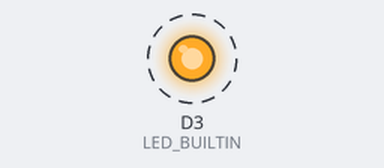
Simulated run of this sketch. Board: nRF52 board. Shown: output pins drawn as LEDs (lit = HIGH). Dashed ring = blinking. What the sketch prints to the serial monitor is not drawn.

Above: at 0.5 s.
Timing chart, 0 to 4.6 s (numbered marks = the images above):
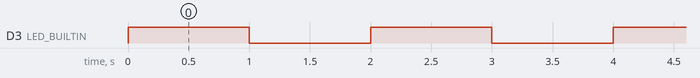

The sketch:

sensor_blink.ino
```cpp
#if defined(USE_TINYUSB)
// https://github.com/adafruit/Adafruit_TinyUSB_Arduino
#include <Adafruit_TinyUSB.h> // for Serial
#endif

void setup() {
  pinMode(LED_BUILTIN, OUTPUT);
  Serial.begin(115200);
  Serial.println("Blink builtin LED on sensor board.");
}

void loop() {
  Serial.println("LED on");
  digitalWrite(LED_BUILTIN, HIGH);   // turn the LED on (HIGH is the voltage level)
  delay(1000);                       // wait for a second
  Serial.println("LED off");
  digitalWrite(LED_BUILTIN, LOW);    // turn the LED off by making the voltage LOW
  delay(1000);                       // wait for a second
}
```

Measured:
- by itself, D3 (LED_BUILTIN): alternates HIGH for 1.0 s and LOW for 1.0 s
